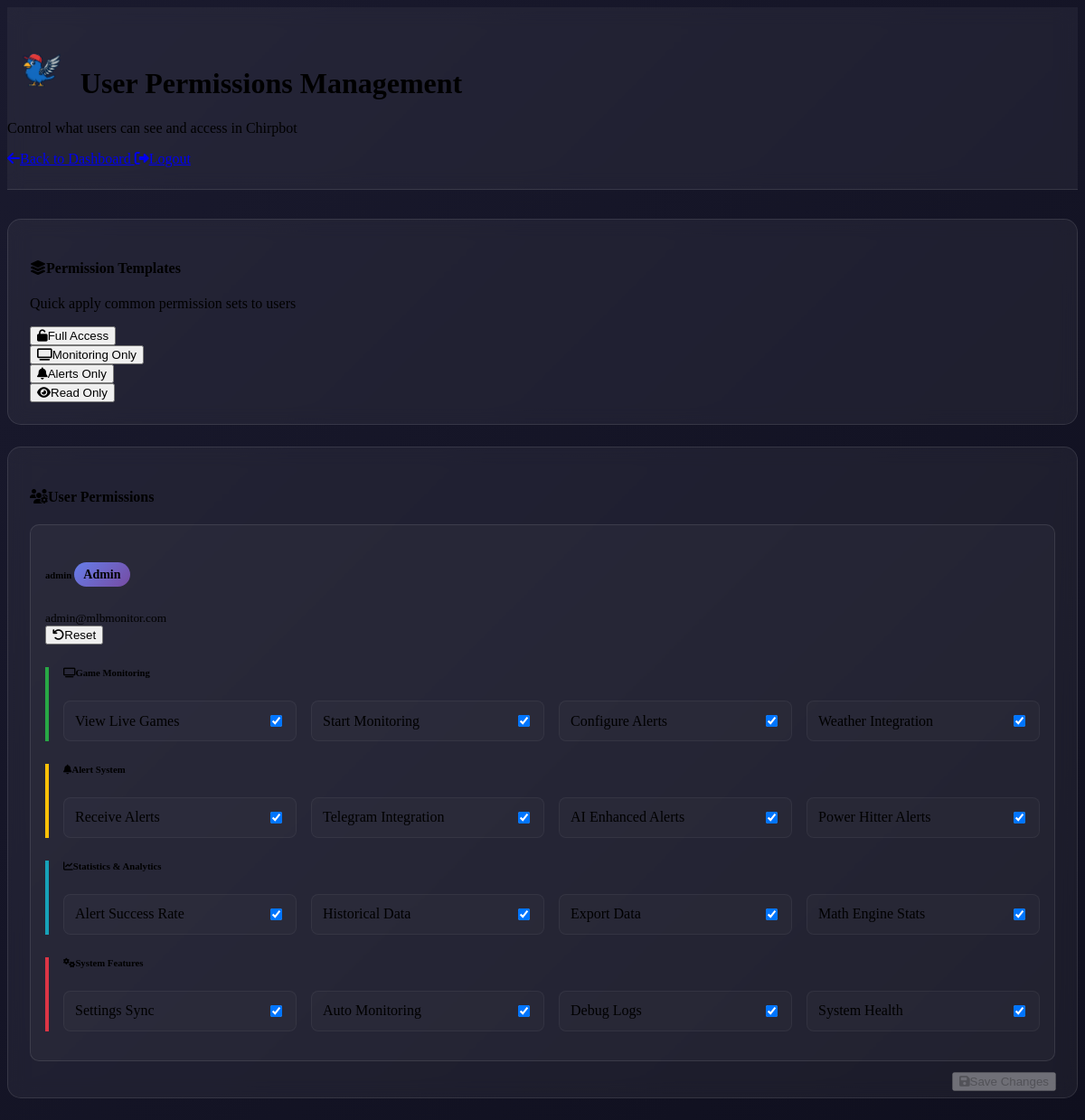
Screenshot of /admin/permissions (signed in) with the database file from the repository.
### models.py (models this page shows, shortened)
class User(UserMixin, db.Model):
    __tablename__ = 'users'
    id = db.Column(db.Integer, primary_key=True)
    username = db.Column(db.String(80), unique=True, nullable=False)
    email = db.Column(db.String(120), unique=True, nullable=False)
    password_hash = db.Column(db.String(256), nullable=False)
    is_admin = db.Column(db.Boolean, default=False)
    created_at = db.Column(db.DateTime, default=datetime.utcnow)
    last_login = db.Column(db.DateTime)
    telegram_alerts = db.Column(db.Boolean, default=True)
    email_alerts = db.Column(db.Boolean, default=False)
    notification_preferences = db.Column(db.JSON, default=lambda: {
        'runners': True,
        'hits': True,
        'scoring': True,
        'inning_change': False,
        'home_runs': True,
        'strikeouts': False,
        'runners_23_no_outs': True,
        'bases_loaded_no_outs': True,
        'runner_3rd_no_outs': True,
        'runners_13_no_outs': True,
        'runners_23_one_out': True,
        'runners_12_no_outs': True,
        'runner_2nd_no_outs': True,
        'bases_loaded_one_out': True,
        'runner_3rd_one_out': True,
        'runners_13_one_out': True,
        'seventh_inning': True,
        'game_start': True,
        'tie_ninth': True,
        'wind_speed': True,
        'wind_shift': True,
        'hot_windy': True,
        'temp_wind': True,
        'power_hitter': True,
        'ai_enhance_alerts': False,
        'ai_summarize_events': False
    })
    monitored_games = db.Column(db.JSON, default=list)

### app.py (the view)
@app.route('/admin/permissions')
@login_required
def admin_permissions():
    if not current_user.is_admin:
        flash('Admin access required', 'danger')
        return redirect(url_for('index'))
    all_users = models.User.query.all()
    return render_template('admin_permissions.html', all_users=all_users)

### templates/admin_permissions.html (shortened to what this page needs)
<!DOCTYPE html>
<html lang="en" data-bs-theme="dark">
<head>
    <link href="https://cdn.replit.com/agent/bootstrap-agent-dark-theme.min.css" rel="stylesheet">
    <link rel="stylesheet" href="https://cdnjs.cloudflare.com/ajax/libs/font-awesome/6.5.1/css/all.min.css">
</head>
<body>
    <div class="dashboard-header">
        <div class="container">
            <div class="row align-items-center">
                <div class="col-md-8">
                    <h1 class="mb-0">
                        <img src="{{ url_for('static', filename='img/chirpbot-logo.png') }}" alt="Chirpbot" class="me-3" style="height: 50px; width: auto;">
                        User Permissions Management
                    </h1>
                    <p class="text-muted mb-0 mt-2">
                        Control what users can see and access in Chirpbot
                    </p>
                </div>
                <div class="col-md-4 text-md-end">
                    <a href="{{ url_for('admin_dashboard') }}" class="btn btn-outline-secondary me-2">
                        <i class="fas fa-arrow-left me-2"></i>Back to Dashboard
                    </a>
                    <a href="{{ url_for('logout') }}" class="btn btn-outline-danger">
                        <i class="fas fa-sign-out-alt me-2"></i>Logout
                    </a>
                </div>
            </div>
        </div>
    </div>
    <div class="container">
        <div class="row mb-4">
            <div class="col-12">
                <div class="permission-card">
                    <h4 class="mb-3">
                        <i class="fas fa-layer-group me-2"></i>Permission Templates
                    </h4>
                    <p class="text-muted mb-3">Quick apply common permission sets to users</p>
                    <div class="row">
                        <div class="col-md-3">
                            <button class="btn btn-success w-100 mb-2" onclick="applyTemplate('full_access')">
                                <i class="fas fa-unlock me-2"></i>Full Access
                            </button>
                        </div>
                        <div class="col-md-3">
                            <button class="btn btn-warning w-100 mb-2" onclick="applyTemplate('monitoring_only')">
                                <i class="fas fa-tv me-2"></i>Monitoring Only
                            </button>
                        </div>
                        <div class="col-md-3">
                            <button class="btn btn-info w-100 mb-2" onclick="applyTemplate('alerts_only')">
                                <i class="fas fa-bell me-2"></i>Alerts Only
                            </button>
                        </div>
                        <div class="col-md-3">
                            <button class="btn btn-secondary w-100 mb-2" onclick="applyTemplate('read_only')">
                                <i class="fas fa-eye me-2"></i>Read Only
                            </button>
                        </div>
                    </div>
                </div>
            </div>
        </div>
        <div class="row">
            <div class="col-12">
                <div class="permission-card">
                    <h4 class="mb-3">
                        <i class="fas fa-users-cog me-2"></i>User Permissions
                    </h4>
                    {% for user in all_users %}
                    <div class="user-row" id="user-{{ user.id }}">
                        <div class="d-flex justify-content-between align-items-center mb-3">
                            <div>
                                <h6 class="mb-1">
                                    {{ user.username }}
                                    <span class="user-badge badge-{% if user.is_admin %}admin{% else %}user{% endif %} ms-2">
                                        {% if user.is_admin %}Admin{% else %}User{% endif %}
                                    </span>
                                </h6>
                                <small class="text-muted">{{ user.email }}</small>
                            </div>
                            <div>
                                <button class="btn btn-sm btn-outline-info me-2" onclick="resetUserPermissions('{{ user.id }}')">
                                    <i class="fas fa-undo me-1"></i>Reset
                                </button>
                            </div>
                        </div>
                        <div class="row">
                            <div class="col-md-6">
                                <div class="permission-category category-monitoring">
                                    <h6><i class="fas fa-tv me-2"></i>Game Monitoring</h6>
                                    <div class="permission-grid">
                                        <div class="permission-item">
                                            <span>View Live Games</span>
                                            <input type="checkbox" class="form-check-input permission-toggle"
                                                   data-user="{{ user.id }}" data-permission="view_games" checked>
                                        </div>
                                        <div class="permission-item">
                                            <span>Start Monitoring</span>
                                            <input type="checkbox" class="form-check-input permission-toggle"
                                                   data-user="{{ user.id }}" data-permission="start_monitoring" checked>
                                        </div>
                                        <div class="permission-item">
                                            <span>Configure Alerts</span>
                                            <input type="checkbox" class="form-check-input permission-toggle"
                                                   data-user="{{ user.id }}" data-permission="configure_alerts" checked>
                                        </div>
                                        <div class="permission-item">
                                            <span>Weather Integration</span>
                                            <input type="checkbox" class="form-check-input permission-toggle"
                                                   data-user="{{ user.id }}" data-permission="weather_access" checked>
                                        </div>
                                    </div>
                                </div>
                            </div>
                            <div class="col-md-6">
                                <div class="permission-category category-alerts">
                                    <h6><i class="fas fa-bell me-2"></i>Alert System</h6>
                                    <div class="permission-grid">
                                        <div class="permission-item">
                                            <span>Receive Alerts</span>
                                            <input type="checkbox" class="form-check-input permission-toggle"
                                                   data-user="{{ user.id }}" data-permission="receive_alerts" checked>
                                        </div>
                                        <div class="permission-item">
                                            <span>Telegram Integration</span>
                                            <input type="checkbox" class="form-check-input permission-toggle"
                                                   data-user="{{ user.id }}" data-permission="telegram_alerts" checked>
                                        </div>
                                        <div class="permission-item">
                                            <span>AI Enhanced Alerts</span>
                                            <input type="checkbox" class="form-check-input permission-toggle"
                                                   data-user="{{ user.id }}" data-permission="ai_alerts" checked>
                                        </div>
                                        <div class="permission-item">
                                            <span>Power Hitter Alerts</span>
                                            <input type="checkbox" class="form-check-input permission-toggle"
                                                   data-user="{{ user.id }}" data-permission="power_alerts" checked>
                                        </div>
                                    </div>
                                </div>
                            </div>
                        </div>
                        <div class="row mt-3">
                            <div class="col-md-6">
                                <div class="permission-category category-stats">
                                    <h6><i class="fas fa-chart-line me-2"></i>Statistics & Analytics</h6>
                                    <div class="permission-grid">
                                        <div class="permission-item">
                                            <span>Alert Success Rate</span>
                                            <input type="checkbox" class="form-check-input permission-toggle"
                                                   data-user="{{ user.id }}" data-permission="success_rate" checked>
                                        </div>
                                        <div class="permission-item">
                                            <span>Historical Data</span>
                                            <input type="checkbox" class="form-check-input permission-toggle"
                                                   data-user="{{ user.id }}" data-permission="historical_data" checked>
                                        </div>
                                        <div class="permission-item">
                                            <span>Export Data</span>
                                            <input type="checkbox" class="form-check-input permission-toggle"
                                                   data-user="{{ user.id }}" data-permission="export_data" checked>
                                        </div>
                                        <div class="permission-item">
                                            <span>Math Engine Stats</span>
                                            <input type="checkbox" class="form-check-input permission-toggle"
                                                   data-user="{{ user.id }}" data-permission="math_stats" checked>
                                        </div>
                                    </div>
                                </div>
                            </div>
                            <div class="col-md-6">
                                <div class="permission-category category-admin">
                                    <h6><i class="fas fa-cogs me-2"></i>System Features</h6>
                                    <div class="permission-grid">
                                        <div class="permission-item">
                                            <span>Settings Sync</span>
                                            <input type="checkbox" class="form-check-input permission-toggle"
                                                   data-user="{{ user.id }}" data-permission="settings_sync" checked>
                                        </div>
                                        <div class="permission-item">
                                            <span>Auto Monitoring</span>
                                            <input type="checkbox" class="form-check-input permission-toggle"
                                                   data-user="{{ user.id }}" data-permission="auto_monitoring" checked>
                                        </div>
                                        <div class="permission-item">
                                            <span>Debug Logs</span>
                                            <input type="checkbox" class="form-check-input permission-toggle"
                                                   data-user="{{ user.id }}" data-permission="debug_logs"
                                                   {% if not user.is_admin %}disabled{% else %}checked{% endif %}>
                                        </div>
                                        <div class="permission-item">
                                            <span>System Health</span>
                                            <input type="checkbox" class="form-check-input permission-toggle"
                                                   data-user="{{ user.id }}" data-permission="system_health"
                                                   {% if not user.is_admin %}disabled{% else %}checked{% endif %}>
                                        </div>
                                    </div>
                                </div>
                            </div>
                        </div>
                    </div>
                    {% endfor %}
                </div>
            </div>
        </div>
    </div>
    <div class="save-changes">
        <button class="btn btn-primary btn-lg" onclick="savePermissions()" id="saveButton" disabled>
            <i class="fas fa-save me-2"></i>Save Changes
        </button>
    </div>
</body>
</html>

### rows the page displays
User: username "admin", shows "Admin", email "admin@mlbmonitor.com", is_admin "☑"
